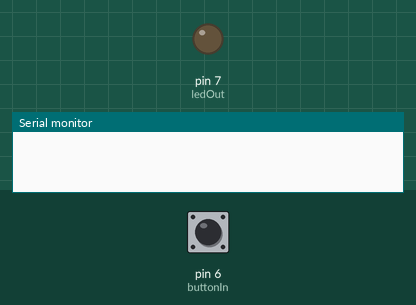
Simulated run of this sketch. Board: Arduino Uno, built with avr-gcc and run on an emulated ATmega328P. Parts: output pins drawn as LEDs (lit = HIGH), the last lines printed to the serial monitor. Inputs (shaded band) come from the test bench; at power-on: pin 6 (buttonIn) HIGH.

Above: at 1.2 s.
1.3 s: pin 6 (buttonIn) pulled LOW for 0.15 s
At 1.37 s:
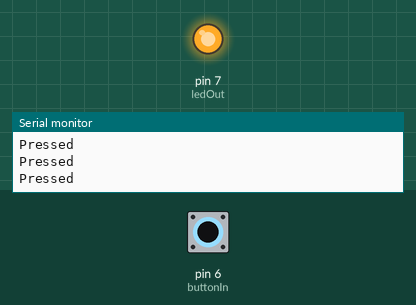
2.9 s: pin 6 (buttonIn) pulled LOW for 3.2 s
At 6.9 s:
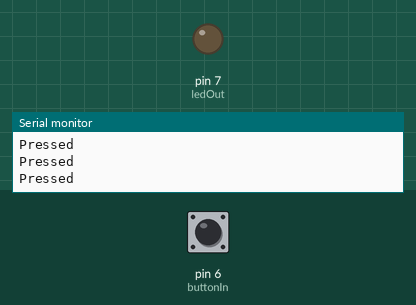
Timing chart, 0 to 8.4 s (numbered marks = the images above; inputs shaded):
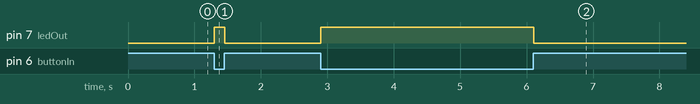

The sketch:

buttonLedPullUp.ino
```cpp
int buttonIn = 6;
int ledOut = 7;

void setup() {
  // put your setup code here, to run once:
  pinMode(ledOut, OUTPUT);
  pinMode(buttonIn, INPUT);
  digitalWrite(buttonIn, HIGH);
  Serial.begin(9600);

}

void loop() {
  // put your main code here, to run repeatedly:
  int val = digitalRead(buttonIn);
  if (val == LOW) {
    digitalWrite(ledOut, HIGH);
    Serial.println("Pressed");
  }
  else
    digitalWrite(ledOut, LOW);
  //delay(1000);
}
```

Measured:
- after the input at 1.3 s, pin 7 (ledOut): LOW → HIGH at once, → LOW 0.16 s later
- after the input at 2.9 s, pin 7 (ledOut): LOW → HIGH at once, → LOW 3.2 s later
